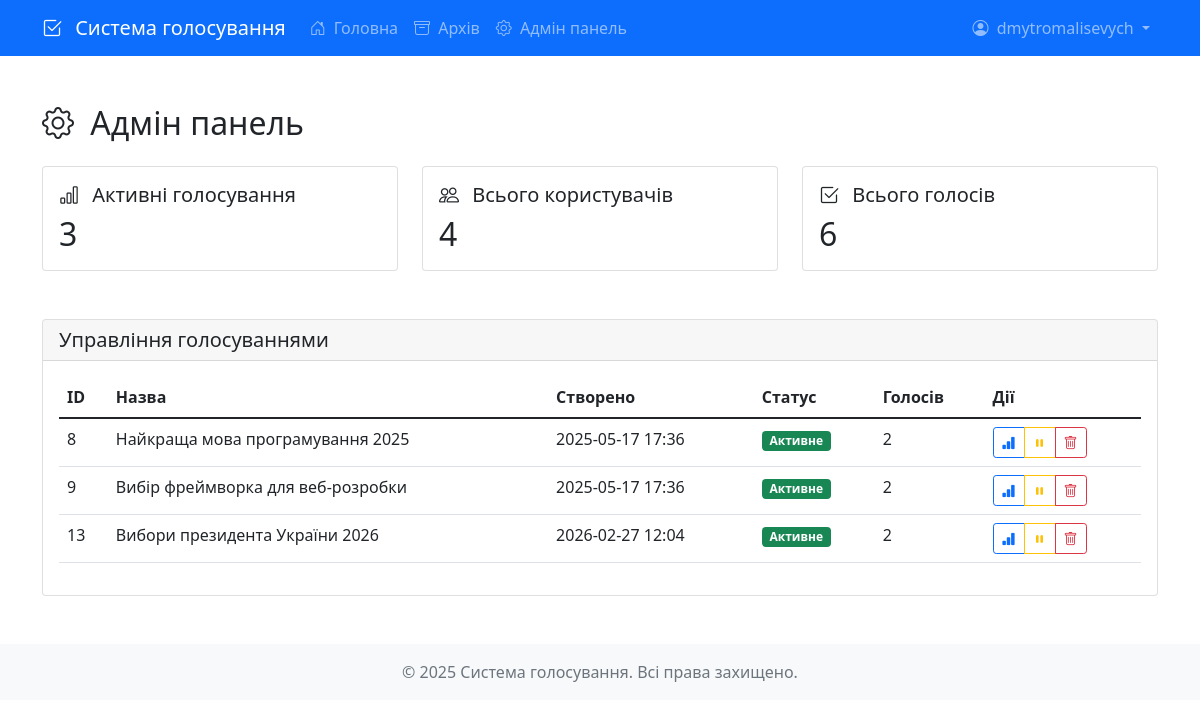
/admin (signed in), run on the app's committed database.
### src/database/models.py (models this page shows)
class User(Base):
    __tablename__ = "users"
    id = Column(Integer, primary_key=True, index=True)
    username = Column(String, unique=True, index=True)
    email = Column(String, unique=True, index=True)
    password_hash = Column(String)
    is_active = Column(Boolean, default=True)
    is_admin = Column(Boolean, default=False)
    created_at = Column(DateTime, default=datetime.utcnow)
    votes = relationship("Vote", back_populates="user")
    polls_created = relationship("Poll", back_populates="creator")

class Poll(Base):
    __tablename__ = "polls"
    id = Column(Integer, primary_key=True, index=True)
    title = Column(String, index=True)
    description = Column(String, nullable=True)
    created_at = Column(DateTime, default=datetime.utcnow)
    ends_at = Column(DateTime, nullable=True)
    is_active = Column(Boolean, default=True)
    created_by = Column(Integer, ForeignKey("users.id"))
    creator = relationship("User", back_populates="polls_created")
    options = relationship("PollOption", back_populates="poll", cascade="all, delete-orphan")
    votes = relationship("Vote", back_populates="poll")

### src/main.py (the view)
@app.get("/admin")
async def admin_panel(
    request: Request,
    current_user: User = Depends(get_current_user),
    db: Session = Depends(get_db)
):
    if not current_user or not current_user.is_admin:
        raise HTTPException(status_code=403, detail="Доступ заборонено")
    stats = {
        "active_polls": db.query(Poll).filter(Poll.is_active == True).count(),
        "total_users": db.query(User).count(),
        "total_votes": db.query(Vote).count()
    }
    polls = db.query(Poll).all()
    for poll in polls:
        poll.total_votes = db.query(Vote).filter(Vote.poll_id == poll.id).count()
    return templates.TemplateResponse(
        "admin.html",
        {
            "request": request,
            "current_user": current_user,
            "stats": stats,
            "polls": polls
        }
    )

### src/templates/admin.html (shortened to what this page needs)
{% extends "base.html" %}
{% block content %}
<div class="container mt-4">
    <h2 class="mb-4">
        <i class="bi bi-gear me-2"></i>
        Адмін панель
    </h2>
    <div class="row mb-4">
        <div class="col-md-4">
            <div class="card">
                <div class="card-body">
                    <h5 class="card-title">
                        <i class="bi bi-bar-chart me-2"></i>
                        Активні голосування
                    </h5>
                    <h2 class="card-text">{{ stats.active_polls }}</h2>
                </div>
            </div>
        </div>
        <div class="col-md-4">
            <div class="card">
                <div class="card-body">
                    <h5 class="card-title">
                        <i class="bi bi-people me-2"></i>
                        Всього користувачів
                    </h5>
                    <h2 class="card-text">{{ stats.total_users }}</h2>
                </div>
            </div>
        </div>
        <div class="col-md-4">
            <div class="card">
                <div class="card-body">
                    <h5 class="card-title">
                        <i class="bi bi-check2-square me-2"></i>
                        Всього голосів
                    </h5>
                    <h2 class="card-text">{{ stats.total_votes }}</h2>
                </div>
            </div>
        </div>
    </div>
    <div class="card mb-4">
        <div class="card-header">
            <h5 class="mb-0">Управління голосуваннями</h5>
        </div>
        <div class="card-body">
            <div class="table-responsive">
                <table class="table">
                    <thead>
                        <tr>
                            <th>ID</th>
                            <th>Назва</th>
                            <th>Створено</th>
                            <th>Статус</th>
                            <th>Голосів</th>
                            <th>Дії</th>
                        </tr>
                    </thead>
                    <tbody>
                        {% for poll in polls %}
                        <tr>
                            <td>{{ poll.id }}</td>
                            <td>{{ poll.title }}</td>
                            <td>{{ poll.created_at.strftime('%Y-%m-%d %H:%M') }}</td>
                            <td>
                                <span class="badge {% if poll.is_active %}bg-success{% else %}bg-secondary{% endif %}">
                                    {{ "Активне" if poll.is_active else "Неактивне" }}
                                </span>
                            </td>
                            <td>{{ poll.total_votes }}</td>
                            <td>
                                <div class="btn-group">
                                    <a href="/poll/{{ poll.id }}/results"
                                       class="btn btn-sm btn-outline-primary">
                                        <i class="bi bi-bar-chart-fill"></i>
                                    </a>
                                    <button type="button"
                                            class="btn btn-sm btn-outline-warning"
                                            onclick="togglePollStatus('{{ poll.id }}')">
                                        <i class="bi {% if poll.is_active %}bi-pause-fill{% else %}bi-play-fill{% endif %}"></i>
                                    </button>
                                    <button type="button"
                                            class="btn btn-sm btn-outline-danger"
                                            onclick="deletePoll('{{ poll.id }}')">
                                        <i class="bi bi-trash"></i>
                                    </button>
                                </div>
                            </td>
                        </tr>
                        {% endfor %}
                    </tbody>
                </table>
            </div>
        </div>
    </div>
</div>
{% endblock %}

### src/templates/base.html (shortened to what this page needs)
<!DOCTYPE html>
<html lang="uk">
<head>
    <link href="https://cdn.jsdelivr.net/npm/bootstrap@5.1.3/dist/css/bootstrap.min.css" rel="stylesheet">
    <link rel="stylesheet" href="https://cdn.jsdelivr.net/npm/bootstrap-icons@1.8.1/font/bootstrap-icons.css">
    <link rel="stylesheet" href="{{ url_for('static', path='styles.css') }}">
    <link href="{{ url_for('static', path='styles.css') }}" rel="stylesheet">
    <link rel="stylesheet" href="https://cdn.jsdelivr.net/gh/orestbida/cookieconsent@v3.0.0/dist/cookieconsent.css">
</head>
<body>
    <nav class="navbar navbar-expand-lg navbar-dark bg-primary">
        <div class="container">
            <a class="navbar-brand" href="/">
                <i class="bi bi-check2-square me-2"></i>
                Система голосування
            </a>
            <div class="collapse navbar-collapse" id="navbarNav">
                <ul class="navbar-nav me-auto">
                    <li class="nav-item">
                        <a class="nav-link" href="/">
                            <i class="bi bi-house-door me-1"></i>
                            Головна
                        </a>
                    </li>
                    <li class="nav-item">
                        <a class="nav-link" href="/archive">
                            <i class="bi bi-archive me-1"></i>
                            Архів
                        </a>
                    </li>
                    {% if current_user and current_user.is_admin %}
                    <li class="nav-item">
                        <a class="nav-link" href="/admin">
                            <i class="bi bi-gear me-1"></i>
                            Адмін панель
                        </a>
                    </li>
                    {% endif %}
                </ul>
                <div class="navbar-nav">
                    {% if current_user %}
                    <div class="nav-item dropdown">
                        <a class="nav-link dropdown-toggle" href="#" id="userDropdown" role="button" data-bs-toggle="dropdown">
                            <i class="bi bi-person-circle me-1"></i>
                            {{ current_user.username }}
                        </a>
                    </div>
                    {% endif %}
                </div>
            </div>
        </div>
    </nav>
    <main class="py-4">
        {% block content %}{% endblock %}
    </main>
    <footer class="footer mt-auto py-3 bg-light">
        <div class="container text-center">
            <span class="text-muted">© 2025 Система голосування. Всі права захищено.</span>
        </div>
    </footer>
</body>
</html>

### src/static/css/styles.css (style rules this page uses)
.card { margin-bottom: 1.5rem; }

### data on the page
User: username "dmytromalisevych"
Poll: id "8", title "Найкраща мова програмування 2025", created_at "2025-05-17 17:36", is_active "Активне", total_votes "2"
Poll: id "9", title "Вибір фреймворка для веб-розробки", created_at "2025-05-17 17:36", is_active "Активне", total_votes "2"
Poll: id "13", title "Вибори президента України 2026", created_at "2026-02-27 12:04", is_active "Активне", total_votes "2"

### other printed values
{{ stats.active_polls }} "3"
{{ stats.total_users }} "4"
{{ stats.total_votes }} "6"
